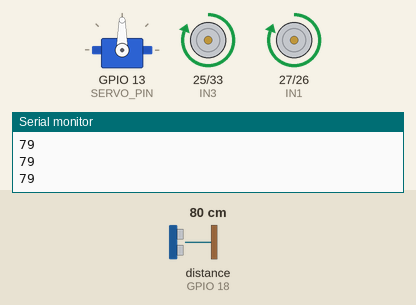
This sketch was run on a simulated ESP32. Shown: servo, motor-driver pin pairs drawn as motors (green arrow = first pin HIGH = forward, orange = second pin HIGH = backward, longer = more drive), the last lines printed to the serial monitor. Wiring (inferred from the names in the program): ultrasonic range finder: trigger GPIO 5; echo GPIO 18. The test bench sets the inputs (shaded band); at power-on: distance to the obstacle (sensor on GPIO 18) 80 cm. The echo pulse lasts 58.3 µs per cm.

Above: at 1.2 s.
1.3 s: distance to the obstacle (sensor on GPIO 18) set to 25 cm
2.8 s: distance to the obstacle (sensor on GPIO 18) set to 18 cm
At 3.5 s:
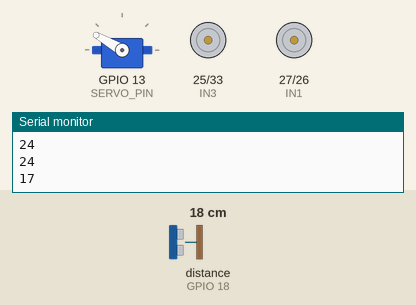
At 4.0 s:
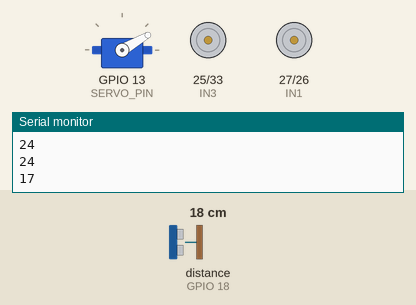
5.8 s: distance to the obstacle (sensor on GPIO 18) set to 2 cm
At 6.3 s:
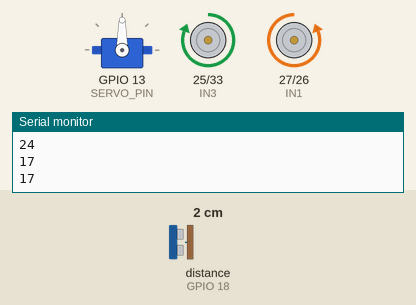
Timing chart, 0 to 14.8 s (numbered marks = the images above; inputs shaded):
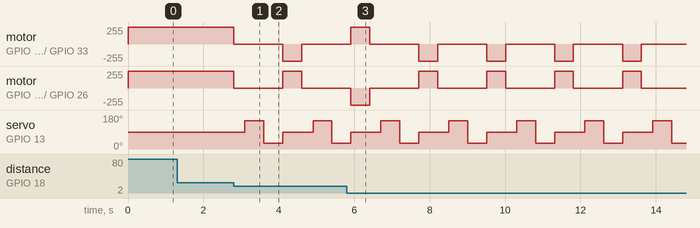

Measured:
- the behaviour switches between 22 and 21 cm on distance to the obstacle (sensor on GPIO 18) (found by bisection; images 0 and 1)
- after the input at 2.8 s, motor on GPIO 25 (IN3) / GPIO 33 (IN4): forward 255/255 → stopped at once, → backward 255/255 1.3 s later, → stopped 0.50 s later; motor on GPIO 27 (IN1) / GPIO 26 (IN2): forward 255/255 → stopped at once, → forward 255/255 1.3 s later, → stopped 0.50 s later

The sketch:

Obstacle_Avoiding_Robot.ino
```cpp
#include <Servo.h> // Use <ESP32Servo.h> if you get compilation errors on the ESP32!

// --- Pin Definitions ---
// Ultrasonic Sensor Pins
#define TRIG 5
#define ECHO 18

// Motor Driver Pins (L298N or similar)
#define IN1 27 // Left Motor Forward
#define IN2 26 // Left Motor Backward
#define IN3 25 // Right Motor Forward
#define IN4 33 // Right Motor Backward

// Servo Motor Pin
#define SERVO_PIN 13

// --- Variables ---
Servo myservo; // Create servo object to control the sensor mount

long duration; // Stores the time taken for the ultrasonic wave to bounce back
int distance;  // Stores the calculated distance to the object

int leftDistance;  // Distance measured when the sensor looks left
int rightDistance; // Distance measured when the sensor looks right

void setup() {

  // Set up ultrasonic sensor pins
  pinMode(TRIG, OUTPUT);
  pinMode(ECHO, INPUT);

  // Set up motor driver pins as outputs
  pinMode(IN1, OUTPUT);
  pinMode(IN2, OUTPUT);
  pinMode(IN3, OUTPUT);
  pinMode(IN4, OUTPUT);

  // Attach the servo to the specified ESP32 GPIO pin
  myservo.attach(SERVO_PIN);

  // Center the servo to look straight ahead
  myservo.write(90);

  // Start serial communication
  Serial.begin(115200);
}

// Function to measure distance using ultrasonic sensor
int getDistance() {

  digitalWrite(TRIG, LOW);
  delayMicroseconds(2);

  digitalWrite(TRIG, HIGH);
  delayMicroseconds(10);

  digitalWrite(TRIG, LOW);

  // Read echo pulse duration
  duration = pulseIn(ECHO, HIGH);

  // Calculate distance in cm
  distance = duration * 0.034 / 2;

  return distance;
}

// Move robot forward
void forward() {

  digitalWrite(IN1, HIGH);
  digitalWrite(IN2, LOW);

  digitalWrite(IN3, HIGH);
  digitalWrite(IN4, LOW);
}

// Stop robot
void stopRobot() {

  digitalWrite(IN1, LOW);
  digitalWrite(IN2, LOW);

  digitalWrite(IN3, LOW);
  digitalWrite(IN4, LOW);
}

// Turn robot left
void turnLeft() {

  digitalWrite(IN1, LOW);
  digitalWrite(IN2, HIGH);

  digitalWrite(IN3, HIGH);
  digitalWrite(IN4, LOW);

  delay(500);
}

// Turn robot right
void turnRight() {

  digitalWrite(IN1, HIGH);
  digitalWrite(IN2, LOW);

  digitalWrite(IN3, LOW);
  digitalWrite(IN4, HIGH);

  delay(500);
}

void loop() {

  // Measure front distance
  distance = getDistance();

  // Print distance to Serial Monitor
  Serial.println(distance);

  // Path clear
  if (distance > 20) {

    forward();

  } else {

    // Obstacle detected
    stopRobot();
    delay(300);

    // Look left
    myservo.write(150);
    delay(500);

    leftDistance = getDistance();

    // Look right
    myservo.write(30);
    delay(500);

    rightDistance = getDistance();

    // Center servo
    myservo.write(90);

    // Decide best direction
    if (leftDistance > rightDistance) {

      turnLeft();

    } else {

      turnRight();
    }
  }
}
```
